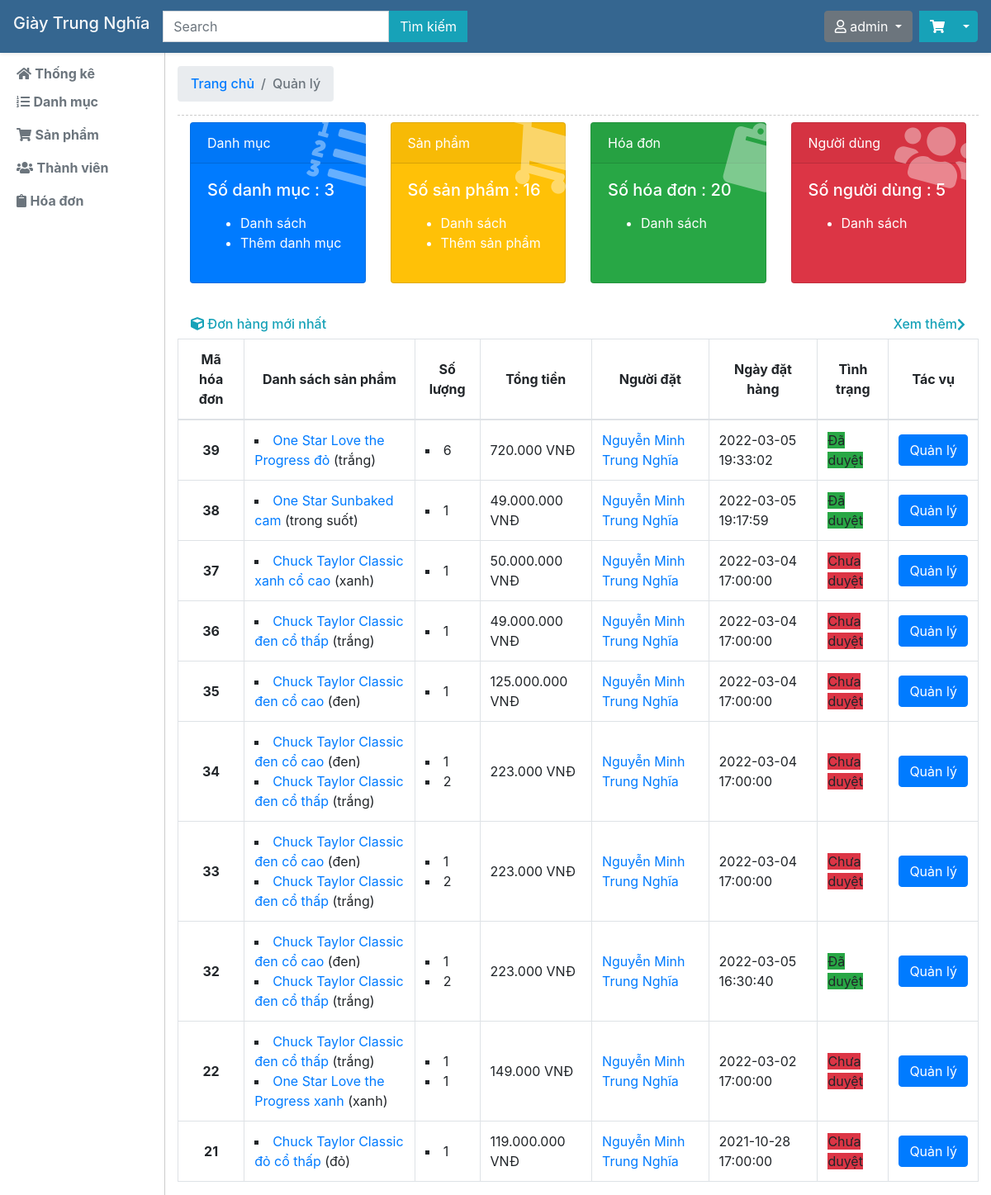
Page /quanly.php (signed in) on the committed database.
### tables this page shows
CREATE TABLE `hoadon` (
  `id_hoadon` int(10) NOT NULL,
  `listidsanpham` varchar(255) NOT NULL,
  `listsoluongsanpham` varchar(500) NOT NULL,
  `tongtien` varchar(255) NOT NULL,
  `idthanhvien` int(10) NOT NULL,
  `ngaygiaohang` timestamp NOT NULL DEFAULT current_timestamp() ON UPDATE current_timestamp(),
  `tinhtrang` tinyint(1) NOT NULL DEFAULT 0,
  `hoten` varchar(255) NOT NULL,
  `email` varchar(255) NOT NULL,
  `sodienthoai` varchar(15) NOT NULL,
  `diachi` text NOT NULL,
  `listmausac` varchar(255) NOT NULL,
  `phuongthuc` int(11) NOT NULL
);

CREATE TABLE `sanpham` (
  `id_sanpham` int(10) NOT NULL,
  `ten` varchar(255) NOT NULL,
  `gia` varchar(255) NOT NULL,
  `mota` text NOT NULL,
  `anhdaidien` varchar(255) NOT NULL,
  `mausac` varchar(255) NOT NULL,
  `soluong` varchar(255) NOT NULL,
  `iddanhmuc` int(10) NOT NULL
);

CREATE TABLE `thanhvien` (
  `id_thanhvien` int(10) NOT NULL,
  `tendangnhap` varchar(255) NOT NULL,
  `matkhau` varchar(255) NOT NULL,
  `hoten` varchar(255) NOT NULL,
  `email` varchar(255) NOT NULL,
  `sodienthoai` varchar(15) NOT NULL,
  `diachi` text NOT NULL,
  `level` tinyint(1) NOT NULL DEFAULT 0
);

### controller/quanly.php (called while the page is built, shortened)
<?php
class Controller
{
	protected $model;
	public function __construct(){
		require_once('./model/model.php');
		$this->model = new Model();
	}
	public function index(){
		$listhoadon = $this->model->getsHoaDon(10);
		require_once('./view/quanly.php');
	}
}
 ?>

### model/model.php (called while the page is built, shortened)
<?php
class Model
{
	protected $host,$db,$user,$pass,$conn;
	public function __construct(){
		$this->host = 'localhost';
		$this->db = 'webgiay';
		$this->user = 'root';
		$this->pass = '';
		$this->conn = new mysqli($this->host,$this->user,$this->pass,$this->db);
		$this->conn->set_charset("utf8");
	}
	public function count($table){
		$sql = "SELECT * FROM $table";
		$r = $this->conn->query($sql);
		return $r->num_rows;
	}
	public function getsHoaDon($limit=100){
		$sql = "SELECT * FROM hoadon ORDER BY id_hoadon DESC LIMIT $limit";
		$result = $this->conn->query($sql);
		if($result->num_rows > 0){
			return $result;
		} else {
			return null;
		}
	}
	public function getSanPham($id){
		$sql = "SELECT * FROM sanpham WHERE id_sanpham=$id";
		$result = $this->conn->query($sql);
		if($result->num_rows > 0){
			return $result->fetch_assoc();
		} else {
			return null;
		}
	}
	public function getThanhVienByID($id){
		$sql = "SELECT * FROM thanhvien WHERE id_thanhvien=$id";
		$result = $this->conn->query($sql);
		if($result->num_rows > 0)
			return $result->fetch_assoc();
		return false;
	}
}
 ?>

### view/quanly.php (the view, shortened to what this page needs)
<?php require_once('./view/header_quanly.php') ?>
<h6 class="sidebar-heading d-flex justify-content-between align-items-center mt-4 mb-2 text-success" style="border-bottom: 1px dashed #ccc">
  <nav aria-label="breadcrumb">
      <ol class="breadcrumb">
        <li class="breadcrumb-item"><a href="index.php">Trang chủ</a></li>
        <li class="breadcrumb-item active" aria-current="page">Quản lý</li>
      </ol>
    </nav>
</h6>
<div class="row">
    <div class="col-12">
        <div class="card-deck m-0">
            <div class="card text-white bg-primary mb-3" style="max-width: 18rem;">
                <div class="card-header">Danh mục
                    <div class="card-body-icon">
                        <i class="fas fa-list-ol"></i>
                    </div>
                </div>
                <div class="card-body">
                    <h5 class="card-title">Số danh mục : <?php echo $this->model->count('danhmuc') ?></h5>
                    <p class="card-text">
                        <ul>
                            <li><a href="#" class="text-white">Danh sách</a></li>
                            <li><a href="#" class="text-white">Thêm danh mục</a></li>
                        </ul>
                    </p>
                </div>
            </div>
            <div class="card text-white bg-warning mb-3" style="max-width: 18rem;">
                <div class="card-header">Sản phẩm
                    <div class="card-body-icon">
                        <i class="fas fa-shopping-cart"></i>
                    </div>
                </div>
                <div class="card-body">
                    <h5 class="card-title">Số sản phẩm : <?php echo $this->model->count('sanpham') ?></h5>
                    <p class="card-text">
                        <ul>
                            <li><a href="#" class="text-white">Danh sách</a></li>
                            <li><a href="#" class="text-white">Thêm sản phẩm</a></li>
                        </ul>
                    </p>
                </div>
            </div>
            <div class="card text-white bg-success mb-3" style="max-width: 18rem;">
                <div class="card-header">Hóa đơn
                    <div class="card-body-icon">
                        <i class="fas fa-clipboard"></i>
                    </div>
                </div>
                <div class="card-body">
                    <h5 class="card-title">Số hóa đơn : <?php echo $this->model->count('hoadon') ?></h5>
                    <p class="card-text">
                        <ul>
                            <li><a href="#" class="text-white">Danh sách</a></li>
                        </ul>
                    </p>
                </div>
            </div>
            <div class="card text-white bg-danger mb-3" style="max-width: 18rem;">
                <div class="card-header">Người dùng
                    <div class="card-body-icon">
                        <i class="fas fa-users"></i>
                    </div>
                </div>
                <div class="card-body">
                    <h5 class="card-title">Số người dùng : <?php echo $this->model->count('thanhvien') ?></h5>
                    <p class="card-text">
                        <ul>
                            <li><a href="#" class="text-white">Danh sách</a></li>
                        </ul>
                    </p>
                </div>
            </div>
        </div>
    </div>
</div>
<div class="row">
    <div class="col-12">
        <h6 class="sidebar-heading d-flex justify-content-between align-items-center px-3 mt-4 mb-2 text-info">
          <span><i class="fas fa-cube"></i>  Đơn hàng mới nhất</span>
          <a class="d-flex align-items-center text-info" href="#">
            Xem thêm <i class="fas fa-chevron-right"></i>
          </a>
        </h6>
        <table class="table table-hover table-bordered">
            <thead>
                <tr>
                    <th scope="col" class="align-middle text-center">Mã hóa đơn</th>
                    <th scope="col" class="align-middle text-center">Danh sách sản phẩm</th>
                    <th scope="col" class="align-middle text-center">Số lượng</th>
                    <th scope="col" class="align-middle text-center">Tổng tiền</th>
                    <th scope="col" class="align-middle text-center">Người đặt</th>
                    <th scope="col" class="align-middle text-center">Ngày đặt hàng</th>
                    <th scope="col" class="align-middle text-center">Tình trạng</th>
                    <th scope="col" class="align-middle text-center">Tác vụ</th>
                </tr>
            </thead>
            <tbody>
                <?php $i=1;if(is_null($listhoadon)){
                    echo '<tr><td colspan="8">Chưa có hóa đơn nào !</td></tr>';
                } else {
                while($hd = $listhoadon->fetch_assoc()){ ?>
                <tr>
                    <th scope="row" class="align-middle text-center"><?php echo $hd['id_hoadon'] ?></th>
                    <td class="align-middle">
                        <?php
                        $mang_sanpham = explode('|', $hd['listidsanpham']);
                        $mang_mausac = explode('|', $hd['listmausac']);
                        foreach($mang_sanpham as $key=>$sp){ ?>
                            <li style="list-style: square;">
                                <a href="sanpham.php?id=<?php echo $sp ?>"><?php echo $this->model->getSanPham($sp)['ten'] ?></a> (<?php echo $mang_mausac[$key] ?>)
                            </li>
                        <?php } ?>
                    </td>
                    <td class="align-middle">
                        <?php
                        $mang_soluong = explode('|', $hd['listsoluongsanpham']);
                        foreach($mang_soluong as $sl){ ?>
                            <li style="list-style: square;">
                                <?php echo $sl ?>
                            </li>
                        <?php } ?>
                    </td>
                    <td class="align-middle">
                        <?php echo $hd['tongtien'] ?>.000 VNĐ
                    </td>
                    <td class="align-middle">
                        <a href="thanhvien.php?id=<?php echo $hd['idthanhvien'] ?>"><?php echo $this->model->getThanhVienByID($hd['idthanhvien'])['hoten'] ?></a>
                    </td>
                    <td class="align-middle">
                        <?php echo $hd['ngaygiaohang']; ?>
                    </td>
                    <td class="align-middle">
                        <?php if($hd['tinhtrang']==0) echo '<span class="bg-danger">Chưa duyệt</span>';if($hd['tinhtrang']==1) echo '<span class="bg-success">Đã duyệt</span>';  ?>
                    </td>
                    <td class="align-middle">
                        <a href="quanly.php?task=cthd&id=<?php echo $hd['id_hoadon'] ?>" class="btn btn-primary">Quản lý</a>
                    </td>
                </tr>
                <?php } }?>
            </tbody>
        </table>
    </div>
</div>
<?php require_once('./view/footer_quanly.php') ?>

### quanly.php (shortened to what this page needs)
<?php
require_once('./controller/quanly.php');
$controller = new Controller();
$task = isset($_GET['task']) ? $_GET['task'] : 'error';
switch ($task) {
	default:
		$controller->index();
		break;
}
 ?>

### view/header_quanly.php (shortened to what this page needs)
<!DOCTYPE html>
<html lang="en">
<head>
    <link rel="stylesheet" href="assets/bootstrap/css/bootstrap.min.css">
    <link rel="stylesheet" href="assets/font-awesome/css/all.min.css">
</head>
<body>
    <?php require_once('./view/navbar.php') ?>
    <div class="container-fluid">
        <div class="row">
            <div class="col-md-2">
                <div class="sidebar-sticky fixed-top px-1 col-2">
                    <h6 class="sidebar-heading d-flex justify-content-between align-items-center px-3 mt-4 mb-1  text-secondary">
                      <a href="quanly.php" class="text-muted" style="text-decoration: none;"><i class="fas fa-home"></i> <b>Thống kê</b></a>
                    </h6>
                    <ul class="nav flex-column">
                        <li class="nav-item">
                            <a class="nav-link text-muted" data-toggle="collapse" href="#qldm" role="button" aria-expanded="false" aria-controls="qldm">
                                <i class="fas fa-list-ol"></i> <b>Danh mục</b>
                            </a>
                        </li>
                        <li class="nav-item">
                            <a class="nav-link text-muted" data-toggle="collapse" href="#qlsp" role="button" aria-expanded="false" aria-controls="qlsp">
                                <i class="fas fa-shopping-cart"></i> <b>Sản phẩm</b>
                            </a>
                        </li>
                        <li class="nav-item">
                            <a class="nav-link text-muted" href="quanly.php?task=qltv">
                                <i class="fas fa-users"></i> <b>Thành viên</b>
                            </a>
                        </li>
                        <li class="nav-item">
                            <a class="nav-link text-muted" href="quanly.php?task=qlhd">
                                <i class="fas fa-clipboard"></i> <b>Hóa đơn</b>
                            </a>
                        </li>
                    </ul>
                </div>
            </div>
            <div class="col-md-10">

### view/navbar.php (shortened to what this page needs)
<nav class="navbar navbar-light bg-white shadow-sm fixed-top" style="background: #356690 !important;">
    <a href="index.php" class="navbar-brand h1 text-light">Giày Trung Nghĩa</a>
    <form class="form-inline mr-auto" method="GET" action="timkiem.php">
        <input class="form-control rounded-0" type="search" name="tukhoa" placeholder="Search" aria-label="Search">
        <button class="btn btn-info my-2 my-sm-0 rounded-left rounded-0" type="submit">Tìm kiếm</button>
    </form>
    <div class="dropdown mr-2">
        <a href="<?php if(isset($_SESSION['user_data'])){ echo 'quanly.php?task=dangxuat';} else { echo 'index.php?task=user';} ?>" class="btn btn-secondary <?php if(isset($_SESSION['user_data'])) echo 'dropdown-toggle'; ?>" <?php if(isset($_SESSION[ 'user_data'])) echo 'data-toggle="dropdown"';?>><i class="far fa-user"></i>
          <?php
            if(isset($_SESSION['user_data'])){
                echo $_SESSION['user_data']['tendangnhap'];
            } else {
                echo 'Đăng ký / Đăng nhập';
            } ?>
        </a>
    </div>
    <div class="btn-group">
        <button type="button" class="btn btn-info rounded-0"><i class="fas fa-shopping-cart"></i></button>
        <button type="button" class="btn btn-info dropdown-toggle dropdown-toggle-split" data-toggle="dropdown">
        </button>
    </div>
</nav>

### view/footer_quanly.php (shortened to what this page needs)
			</div>
        </div>
    </div>
</body>
</html>

### view/header_quanly.php (style rules this page uses)
body { margin-top: 56px; }
.sidebar-sticky { z-index: 0 !important; margin-top:56px;min-height: 100%;border-right: 1px solid #ccc; }
input { max-width: 100%; }
.card-body-icon { position: absolute; z-index: 0; top: -1.25rem; right: -1rem; opacity: 0.4; font-size: 5rem; -webkit-transform: rotate(15deg); transform: rotate(15deg); }

### rows in the picture
hoadon: id_hoadon "39", listidsanpham.ten "One Star Love the Progress đỏ", listmausac "trắng", listsoluongsanpham "6", tongtien "720", idthanhvien.hoten "Nguyễn Minh Trung Nghĩa", ngaygiaohang "2022-03-05 19:33:02", tinhtrang "Đã duyệt"
hoadon: id_hoadon "38", listidsanpham.ten "One Star Sunbaked cam", listmausac "trong suốt", listsoluongsanpham "1", tongtien "49.000", idthanhvien.hoten "Nguyễn Minh Trung Nghĩa", ngaygiaohang "2022-03-05 19:17:59", tinhtrang "Đã duyệt"
hoadon: id_hoadon "37", listidsanpham.ten "Chuck Taylor Classic xanh cổ cao", listmausac "xanh", listsoluongsanpham "1", tongtien "50.000", idthanhvien.hoten "Nguyễn Minh Trung Nghĩa", ngaygiaohang "2022-03-04 17:00:00", tinhtrang "Chưa duyệt"
hoadon: id_hoadon "36", listidsanpham.ten "Chuck Taylor Classic đen cổ thấp", listmausac "trắng", listsoluongsanpham "1", tongtien "49.000", idthanhvien.hoten "Nguyễn Minh Trung Nghĩa", ngaygiaohang "2022-03-04 17:00:00", tinhtrang "Chưa duyệt"
hoadon: id_hoadon "35", listidsanpham.ten "Chuck Taylor Classic đen cổ cao", listmausac "đen", listsoluongsanpham "1", tongtien "125.000", idthanhvien.hoten "Nguyễn Minh Trung Nghĩa", ngaygiaohang "2022-03-04 17:00:00", tinhtrang "Chưa duyệt"
hoadon: id_hoadon "34", listidsanpham.ten "Chuck Taylor Classic đen cổ cao", listmausac "đen", listidsanpham.ten "Chuck Taylor Classic đen cổ thấp", listmausac "trắng", listsoluongsanpham "1", listsoluongsanpham "2", tongtien "223", idthanhvien.hoten "Nguyễn Minh Trung Nghĩa", ngaygiaohang "2022-03-04 17:00:00", tinhtrang "Chưa duyệt"
hoadon: id_hoadon "33", listidsanpham.ten "Chuck Taylor Classic đen cổ cao", listmausac "đen", listidsanpham.ten "Chuck Taylor Classic đen cổ thấp", listmausac "trắng", listsoluongsanpham "1", listsoluongsanpham "2", tongtien "223", idthanhvien.hoten "Nguyễn Minh Trung Nghĩa", ngaygiaohang "2022-03-04 17:00:00", tinhtrang "Chưa duyệt"
hoadon: id_hoadon "32", listidsanpham.ten "Chuck Taylor Classic đen cổ cao", listmausac "đen", listidsanpham.ten "Chuck Taylor Classic đen cổ thấp", listmausac "trắng", listsoluongsanpham "1", listsoluongsanpham "2", tongtien "223", idthanhvien.hoten "Nguyễn Minh Trung Nghĩa", ngaygiaohang "2022-03-05 16:30:40", tinhtrang "Đã duyệt"
hoadon: id_hoadon "22", listidsanpham.ten "Chuck Taylor Classic đen cổ thấp", listmausac "trắng", listidsanpham.ten "One Star Love the Progress xanh", listmausac "xanh", listsoluongsanpham "1", tongtien "149", idthanhvien.hoten "Nguyễn Minh Trung Nghĩa", ngaygiaohang "2022-03-02 17:00:00", tinhtrang "Chưa duyệt"
hoadon: id_hoadon "21", listidsanpham.ten "Chuck Taylor Classic đỏ cổ thấp", listmausac "đỏ", listsoluongsanpham "1", tongtien "119.000", idthanhvien.hoten "Nguyễn Minh Trung Nghĩa", ngaygiaohang "2021-10-28 17:00:00", tinhtrang "Chưa duyệt"

### other values in the picture
$_SESSION['user_data']['tendangnhap'] "admin"
$this->model->count('danhmuc') "3"
$this->model->count('sanpham') "16"
$this->model->count('hoadon') "20"
$this->model->count('thanhvien') "5"
